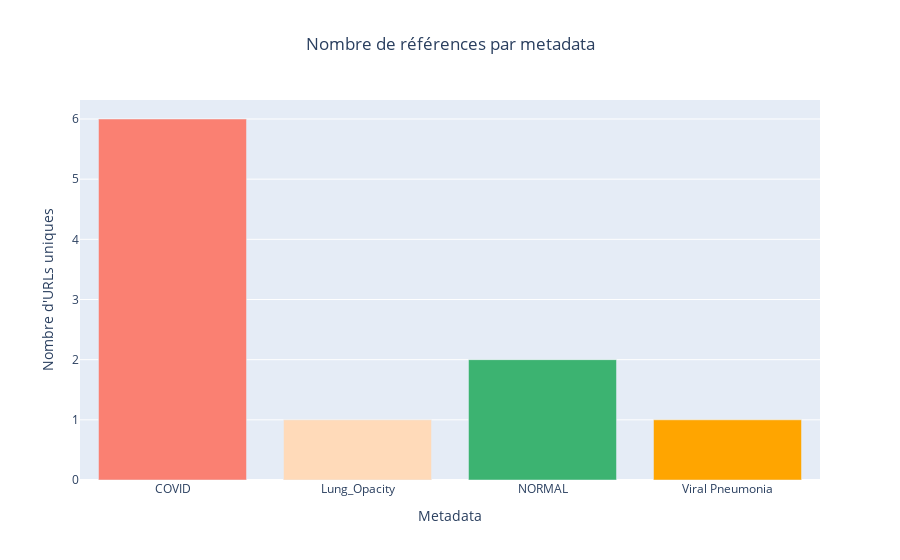

The code cell stored with this chart in its notebook:
### Code cell
#On fait une représentation graphique du précédent output

# Définir une palette de couleurs avec quatre couleurs
colors = ['salmon', 'peachpuff', 'mediumseagreen', 'orange']

# Créer les données pour le diagramme en barres
data = [
    go.Bar(
        x=file_source_unique_url_counts.index,  # FILE_SOURCE
        y=file_source_unique_url_counts.values,  # Nombre d'URLs uniques
        marker=dict(color=colors)  # Définir la palette de couleurs
    )
]

# Créer la mise en page du diagramme
layout = go.Layout(
    title='Nombre de références par metadata',
    title_x=0.5,
    xaxis=dict(title='Metadata'),
    yaxis=dict(title='Nombre d\'URLs uniques')
)

# Créer la figure
fig = go.Figure(data=data, layout=layout)

# Afficher la figure
fig.show()

### Figure 1 — Plotly figure (JSON) as saved in the notebook; plotly's stock layout.template omitted (floating-point values rounded to 4 significant figures)
{"data": [{"marker": {"color": ["salmon", "peachpuff", "mediumseagreen", "orange"]}, "type": "bar", "x": ["COVID", "Lung_Opacity", "NORMAL", "Viral Pneumonia"], "y": [6, 1, 2, 1]}], "layout": {"title": {"text": "Nombre de références par metadata", "x": 0.5}, "xaxis": {"title": {"text": "Metadata"}}, "yaxis": {"title": {"text": "Nombre d'URLs uniques"}}}}
